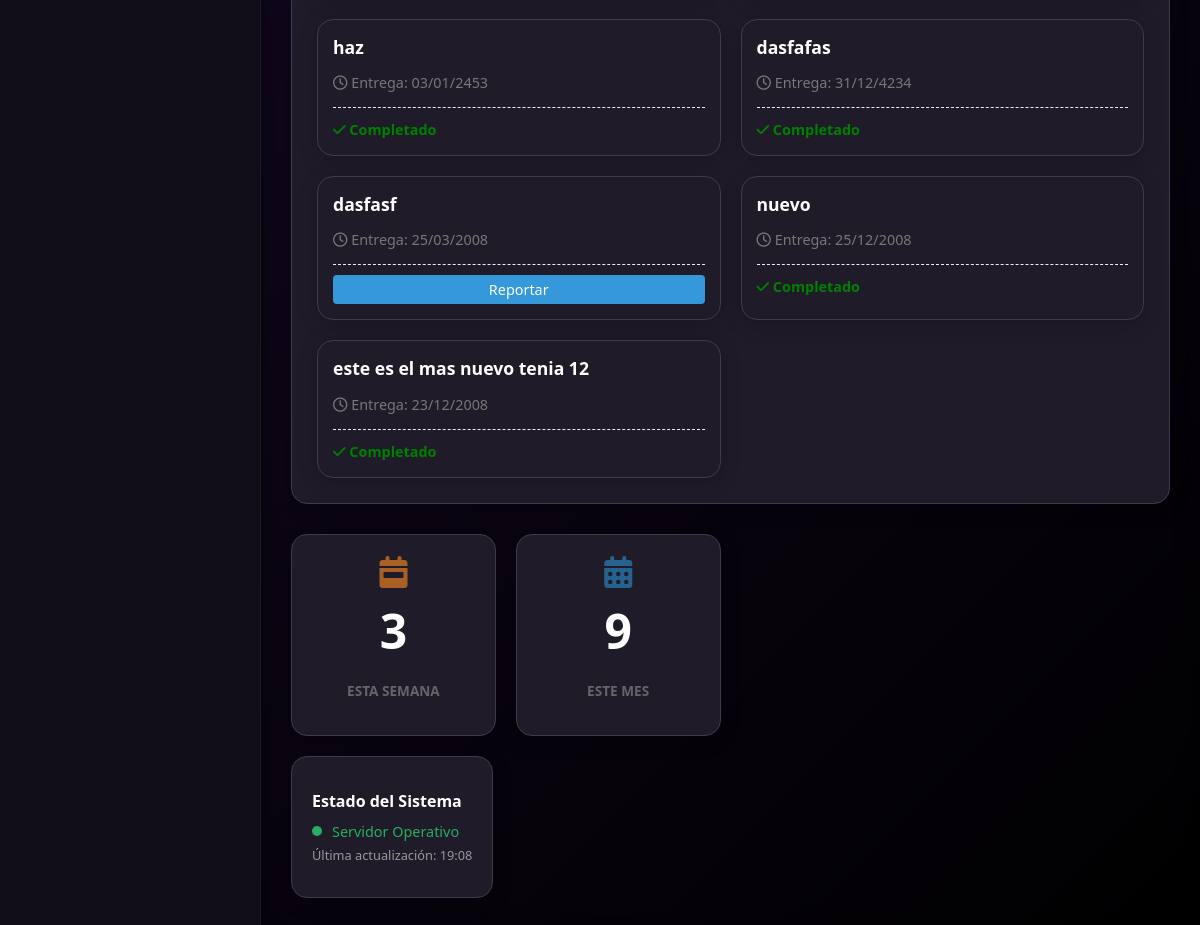
Before: /dashboard/ (signed in, lower part) with the older database file.
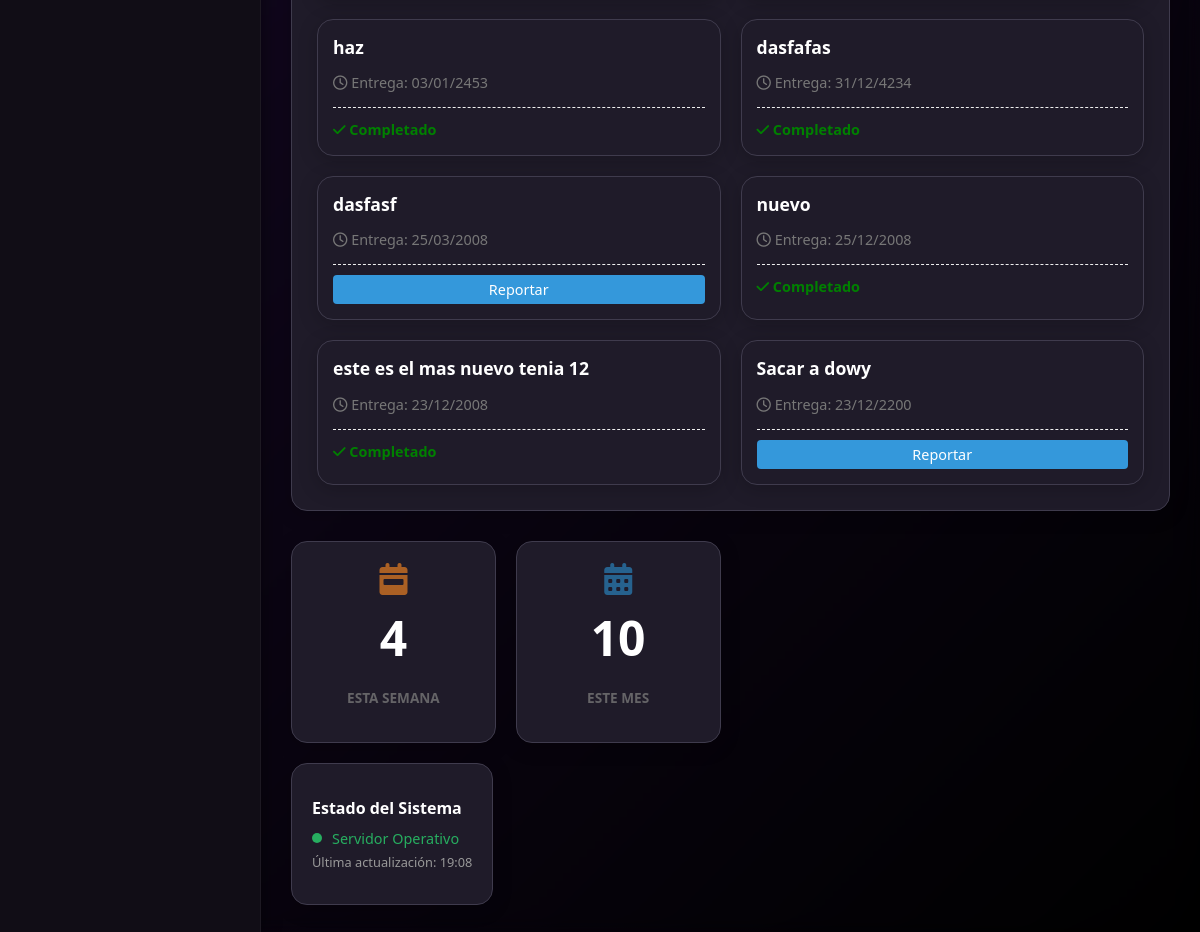
After: the same page with the newer database file.
### Users/models.py (models this page shows, shortened)
class Ticket(models.Model):
    boss = models.ForeignKey(CustomUser,on_delete=models.CASCADE,related_name="tickets_created",limit_choices_to={"is_boss":True})
    worker = models.ForeignKey(CustomUser,on_delete=models.CASCADE,related_name="assigned_tickets",limit_choices_to={"is_worker":True})
    title = models.CharField(max_length= 200)
    description = models.TextField()
    creation_date = models.DateTimeField(auto_now_add=True)
    due_date = models.DateTimeField(null= True,blank= True)
    work_completed = models.BooleanField(default= False)
    STATUS_CHOICES = [
        ('to_review', 'To Review'),
        ('completed', 'Completed'),
        ('in_progress', 'In Progress'),
    ]
    status = models.CharField(max_length=20, choices=STATUS_CHOICES, default='in_progress')

### Users/views.py (the view, shortened to what this page needs)
# urls.py: path("dashboard/",views.dashboard,name = "dashboard"),
@login_required
def dashboard(request):
    context = {}
    if request.user.is_worker == True:
        tickets = Ticket.objects.filter(worker=request.user)
        ticket_reports = {}
        for ticket in tickets:
            ticket_reports[ticket.id] = ticket.reports.filter(worker = request.user).first()
        context.update({
            "tickets":tickets,
            "ticket_reports": ticket_reports,
            "tickets_review": tickets.filter(status='to_review').count(),
            "tickets_pending": tickets.filter(status='pending').count(),
            "tickets_week": tickets.filter(due_date__week=datetime.date.today().isocalendar()[1]).count(),
            "tickets_month": tickets.filter(due_date__month=datetime.date.today().month).count(),
        })
    return render(request,"Users/Dashboard.html",context)

### Users/templatetags/custom_tags.py (called while the page is built)
@register.filter
def get_item(dictionary,key):
    return dictionary.get(key)

### Users/templates/Users/Dashboard.html (shortened to what this page needs)
{% extends 'base.html' %}
{% load custom_tags %}
{% load static %}
{% block content %}
<link rel="stylesheet" href="{% static 'css/dashboard.css' %}">
<div class="dashboard-layout">
    <div class="dashboard-main">
        {% if user.is_worker %}
        <div class="content-card">
            <div class="tickets-grid" style="display:grid; grid-template-columns: repeat(auto-fill, minmax(280px, 1fr)); gap:20px;">
                {% if tickets %}
                    {% for ticket in tickets %}
                        <div class="ticket-card-styled" style="border:1px solid #eee; border-left: 4px solid #3498db; padding:15px; border-radius:6px;">
                            <div class="ticket-info">
                                <p style="font-size:1.1rem; color:#2c3e50; margin:0 0 10px 0;"><strong>{{ ticket.title }}</strong></p>
                                <p style="color:#777; font-size:0.9rem;"><i class="far fa-clock"></i> Entrega: {{ ticket.due_date|date:"d/m/Y" }}</small></p>
                            </div>
                            <div style="margin-top:15px; padding-top:10px; border-top:1px dashed #eee;">
                                {% with report=ticket_reports|get_item:ticket.id %}
                                    {% if report %}
                                        <span class="status-done" style="color:green; font-weight:bold; font-size:0.9rem;">
                                            <i class="fas fa-check"></i> Completado
                                        </span>
                                    {% else %}
                                        <a href="{% url 'send_report' ticket.id %}" class="btn-report" style="background:#3498db; color:white; padding:5px 15px; border-radius:4px; text-decoration:none; font-size:0.9rem; display:block; text-align:center;">
                                            Reportar
                                        </a>
                                    {% endif %}
                                {% endwith %}
                            </div>
                        </div>
                    {% endfor %}
                {% else %}
                    <div style="grid-column: 1 / -1; text-align:center; padding: 40px; color:#999;">
                        <i class="fas fa-check-circle" style="font-size: 3rem; margin-bottom:15px; color:#ddd;"></i>
                        <p>¡Todo limpio! No tienes tareas pendientes.</p>
                    </div>
                {% endif %}
            </div>
        </div>
        {% endif %}
    </div>
    {% if user.is_worker %}
    <div class="dashboard-sidebar-right">
        <div class="stats-grid-sidebar">
            <div class="stat-card-big card-white">
                <i class="fas fa-calendar-week card-icon" style="color:#e67e22;"></i>
                <span class="card-number" style="color:#333;">{{ tickets_week|default:"0" }}</span>
                <p class="card-subtext" style="color:#777;">Esta Semana</p>
            </div>
            <div class="stat-card-big card-white">
                <i class="fas fa-calendar-alt card-icon" style="color:#2980b9;"></i>
                <span class="card-number" style="color:#333;">{{ tickets_month|default:"0" }}</span>
                <p class="card-subtext" style="color:#777;">Este Mes</p>
            </div>
        </div>
        <div class="stat-card-big card-white" style="height: auto; min-height: 100px; padding: 20px; align-items: flex-start; text-align: left;">
            <h4 style="margin:0 0 10px 0; color:#555;">Estado del Sistema</h4>
            <div style="display:flex; align-items:center; gap:10px; font-size:0.9rem; color:#27ae60;">
                <div style="width:10px; height:10px; background:#27ae60; border-radius:50%;"></div>
                Servidor Operativo
            </div>
            <p style="margin:5px 0 0 0; font-size:0.8rem; color:#999;">Última actualización: {% now "H:i" %}</p>
        </div>
    </div>
    {% endif %}
</div>
{% endblock %}

### templates/base.html (shortened to what this page needs)
{% load static %}
<!DOCTYPE html>
<html lang="es">
<head>
    <link rel="stylesheet" href="https://cdnjs.cloudflare.com/ajax/libs/font-awesome/6.4.0/css/all.min.css">
    <link rel="stylesheet" href="{% static 'css/styles.css' %}">
</head>
<body>
    <div class="app-container">
        <aside class="sidebar">
            <nav class="sidebar-nav">
            </nav>
        </aside>
        <main class="main-content">
            <div class="content-wrapper">
                {% block content %}{% endblock %}
            </div>
        </main>
    </div>
</body>
</html>

### static/css/styles.css (style rules this page uses)
:root { --bg-gradient-start: #1a0b2e; --bg-gradient-end: #000000; --sidebar-bg: #110d16; --accent-color: #d946ef; --accent-secondary: #8b5cf6; --success-green: #10b981; --text-main: #ffffff; --text-muted: #a1a1aa; --card-bg: #1f1b29; --card-border: #3f3b4d; }
body { margin: 0; font-family: 'Poppins', sans-serif; background: linear-gradient(135deg, var(--bg-gradient-start) 0%, var(--bg-gradient-end) 100%); background-attachment: fixed; color: var(--text-main); min-height: 100vh; }
.app-container { display: flex; min-height: 100vh; backdrop-filter: blur(10px); }
.sidebar { width: 260px; background-color: var(--sidebar-bg); border-right: 1px solid rgba(255,255,255,0.05); color: var(--text-main); display: flex; flex-direction: column; flex-shrink: 0; box-shadow: 5px 0 15px rgba(0,0,0,0.3); z-index: 100; }
.sidebar-nav { padding: 20px 15px; flex-grow: 1; display: flex; flex-direction: column; gap: 8px; }
.main-content { flex-grow: 1; display: flex; flex-direction: column; overflow-x: hidden; }
.content-wrapper { padding: 30px; }
.section-container, .content-card, .stat-card, .powerbi-area, .ticket-card-styled, .action-card, .stat-card-big, .hero-widget { background-color: var(--card-bg) !important; border: 1px solid var(--card-border) !important; color: white !important; box-shadow: 0 4px 20px rgba(0,0,0,0.2) !important; border-radius: 16px !important; }
.section-title, h1, h2, h3, h4, strong { color: white !important; }
p, span, small { color: var(--text-muted); }
p strong { color: white; }
.card-white { background: var(--card-bg) !important; border: 1px solid var(--card-border) !important; }
.card-white .card-number { color: white !important; }
:root { --bg-main-dark: #0d0018; --bg-cell: #1a0b2e; --bg-cell-hover: #2a1245; --bg-cell-empty: #07000a; --text-primary: #ffffff; --text-secondary: #a0a0a0; --accent-pink: #ff00cc; --border-subtle: rgba(255, 255, 255, 0.1); --shadow-soft: 0 10px 30px rgba(0, 0, 0, 0.5); }
body { background-color: var(--bg-main-dark); color: var(--text-primary); font-family: 'Segoe UI', Roboto, Helvetica, Arial, sans-serif; }

### static/css/dashboard.css (style rules this page uses)
.dashboard-layout { display: flex; gap: 30px; align-items: stretch; min-height: 80vh; }
.dashboard-main { flex: 1; display: flex; flex-direction: column; gap: 25px; }
.content-card { background: white; border-radius: 10px; padding: 25px; box-shadow: 0 2px 5px rgba(0,0,0,0.05); flex-grow: 1; }
.dashboard-sidebar-right { width: 420px; flex-shrink: 0; display: flex; flex-direction: column; gap: 20px; }
.stats-grid-sidebar { display: grid; grid-template-columns: 1fr 1fr; gap: 20px; }
.stat-card-big { background: white; border-radius: 12px; padding: 20px; height: 160px; display: flex; flex-direction: column; justify-content: center; align-items: center; text-align: center; box-shadow: 0 4px 10px rgba(0,0,0,0.08); transition: transform 0.3s; }
.card-white { background-color: white; color: #333; }
.stat-card-big .card-number { font-size: 3rem; font-weight: 700; margin-bottom: 5px; }
.stat-card-big .card-subtext { font-size: 0.85rem; font-weight: 600; text-transform: uppercase; opacity: 0.8; }
.stat-card-big .card-icon { font-size: 2rem; margin-bottom: 10px; opacity: 0.7; }
@media (max-width: 1200px) { .dashboard-layout { flex-direction: column; } }
@media (max-width: 1200px) { .dashboard-sidebar-right { width: 100%; flex-direction: row; flex-wrap: wrap; } }
@media (max-width: 1200px) { .stats-grid-sidebar { width: 100%; grid-template-columns: repeat(4, 1fr); } }

Changed rows visible on the page:
added Ticket: title "Sacar a dowy", due_date "23/12/2200", shows "Reportar"
Other visible differences:
{{ tickets_week|default:"0" }}: "3" → "4"
{{ tickets_month|default:"0" }}: "9" → "10"
